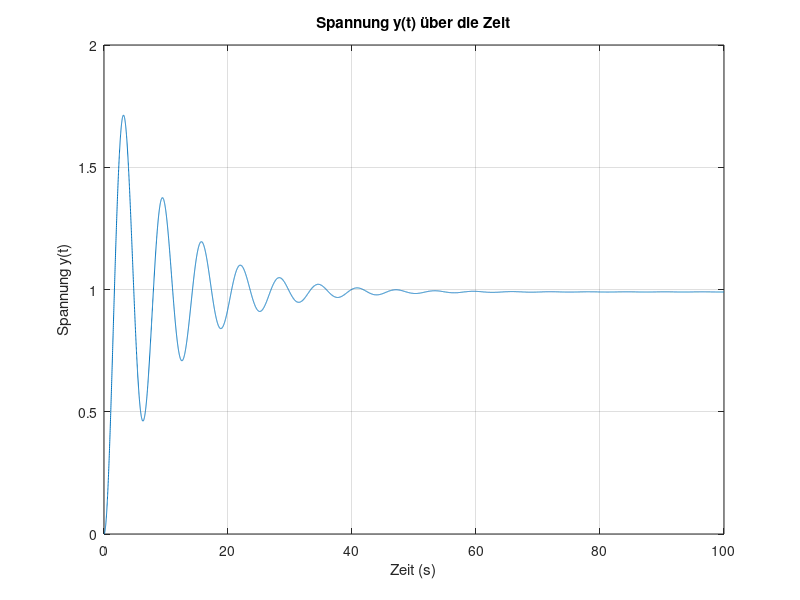

Reproduce this figure in MATLAB.
% Parameterwerte
R1_val = 0.1;  
R2_val = 10.0;   
L_val = 1.0;  
C_val = 1.0;

% Matrix A, B, und C für den Zustand
A = [ -R1_val / L_val, -1 / L_val;
       1 / C_val,     -1 / (R2_val * C_val) ];

B = [1 / L_val;
     0];

C_matrix = [0, 1];  % Ausgabe y(t) = x2

% Eingangsgröße u(t) als Schrittfunktion (u_val = 1)
u_val = 1;

% Funktion für die Ableitungen der Zustandsvariablen definieren
dx_dt = @(t, x) A * x + B * u_val;

% Anfangswerte
x0 = [0; 0];  % x1(0) = 0 und x2(0) = 0

% Zeitbereich für die Simulation
t_span = 0:0.01:100;

% Numerische Lösung mit ode45
[t, x] = ode45(dx_dt, t_span, x0);

% Berechnung von y(t) = C * x(t)
y_t = C_matrix * x';

% Plot von y(t) über den Zeitbereich
figure;
plot(t, y_t);
title('Spannung y(t) über die Zeit');
xlabel('Zeit (s)');
ylabel('Spannung y(t)');
grid on;